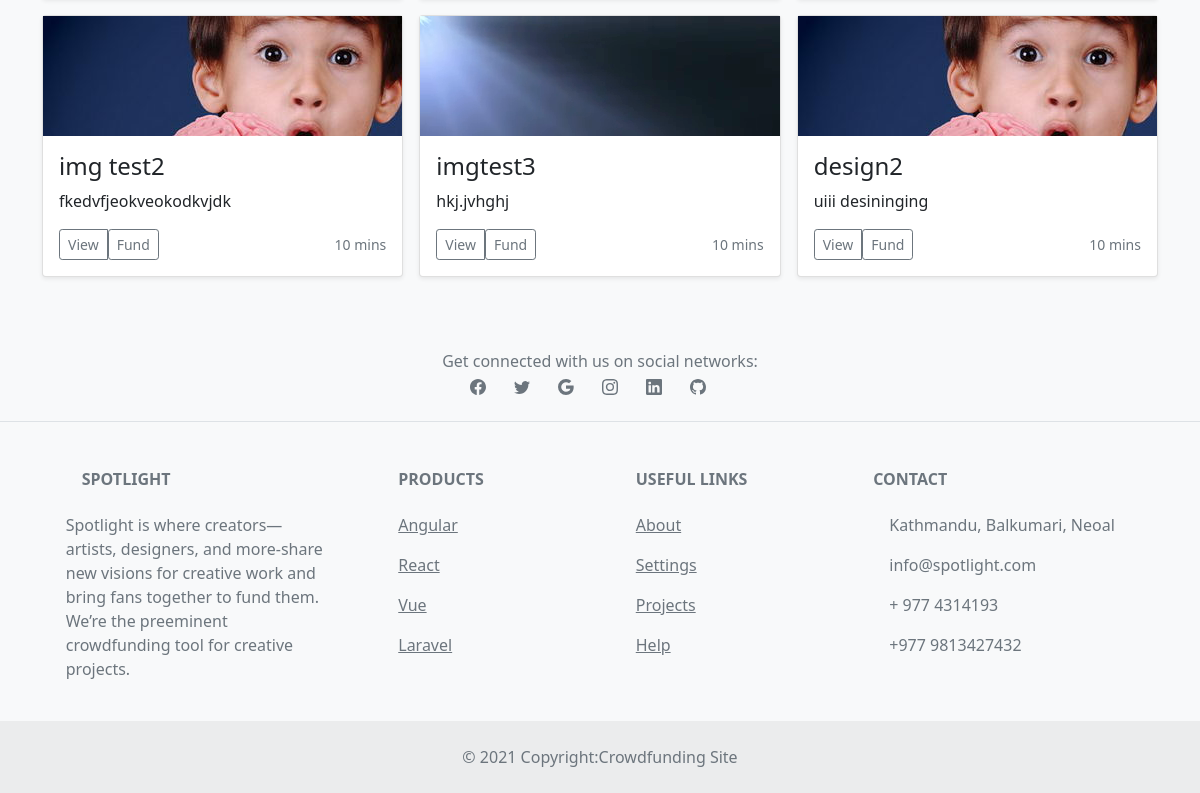
The page /creator/display/ (signed in, lower part) on the database as committed earlier.
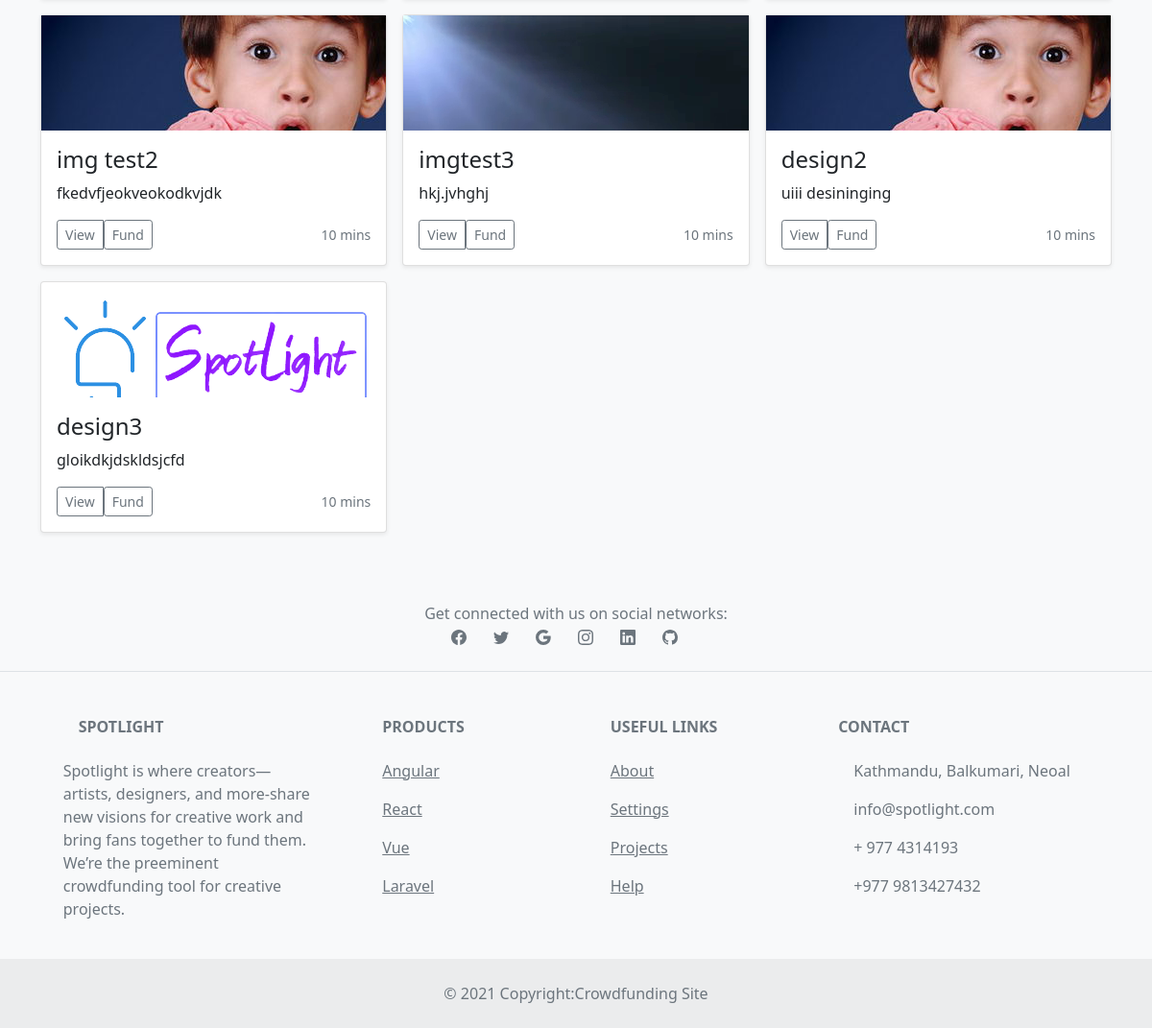
The same page on the database as committed later.
### creator/models.py (models this page shows)
class creator_Basic(models.Model):
    title = models.CharField(max_length=25)
    category = models.CharField(max_length=100)
    description=models.TextField()
    image = models.ImageField(upload_to='media/static/img')

### creator/views.py (the view)
# urls.py: path('display/', views.View_Projects, name="display"),
def View_Projects(request):
    if not request.user.is_authenticated:
        return redirect('login')
    data = creator_Basic.objects.all()
    prj = { "projects": data  }
    return render(request, "home.html", prj)

### templates/home.html (shortened to what this page needs)
{% extends 'base.html' %}
{% block content %}
        <main>
  <div class="album py-5 bg-light">
    <div class="container">
      <div class="row row-cols-1 row-cols-sm-2 row-cols-md-3 g-3">
        {% for pr in projects %}
            <div class="col">
            <div class="card shadow-sm">
              <div class="overflow-hidden " style="height: 120px;">
                {% if pr.image %}
                  <img src="{{pr.image}}">
                {% endif %}
                {% if not pr.image %}
                  <img src="static/img/skull.jpg">
                {% endif %}
              </div>
              <div class="card-body">
              <h4>{{pr.title}}</h4>
                <p class="card-text">{{pr.description}}</p>
                <div class="d-flex justify-content-between align-items-center">
                  <div class="btn-group">
                    <a href="/project/{{pr.id}}" class="btn btn-sm btn-outline-secondary">View</a>
                    <a href="/investor/investor"><button type="button" class="btn btn-sm btn-outline-secondary">Fund</button></a>
                  </div>
                  <small class="text-muted">10 mins</small>
                </div>
              </div>
            </div>
          </div>
        {% endfor %}
      </div>
    </div>
  </div>
</main>
<footer class="text-center text-lg-start bg-light text-muted">
  <section
    class="d-flex justify-content-center justify-content-lg-between p-4 border-bottom"
  >
    <div class="me-5 text-center col-12 d-none d-lg-block">
      <span>Get connected with us on social networks:</span>
          <div>
      <a href="" class="me-4 text-reset" style="text-decoration: none;">
      </a>
      <a href="" class="me-4 text-reset" style="text-decoration: none;">
      </a>
      <a href="" class="me-4 text-reset" style="text-decoration: none;">
      </a>
      <a href="" class="me-4 text-reset" style="text-decoration: none;">
      </a>
      <a href="" class="me-4 text-reset" style="text-decoration: none;">
      </a>
      <a href="" class="me-4 text-reset" style="text-decoration: none;">
      </a>
    </div>
    </div>
  </section>
  <section class="">
    <div class="container text-center text-md-start mt-5">
      <div class="row mt-3">
        <div class="col-md-3 col-lg-4 col-xl-3 mx-auto mb-4">
          <h6 class="text-uppercase fw-bold mb-4">
            SpotLight
          </h6>
          <p>
            Spotlight is where creators—artists, designers, and more-share new visions for creative work and
            bring fans together to fund them.
            We’re the preeminent crowdfunding tool for creative projects.
          </p>
        </div>
        <div class="col-md-2 col-lg-2 col-xl-2 mx-auto mb-4">
          <h6 class="text-uppercase fw-bold mb-4">
            Products
          </h6>
          <p>
            <a href="#!" class="text-reset">Angular</a>
          </p>
          <p>
            <a href="#!" class="text-reset">React</a>
          </p>
          <p>
            <a href="#!" class="text-reset">Vue</a>
          </p>
          <p>
            <a href="#!" class="text-reset">Laravel</a>
          </p>
        </div>
        <div class="col-md-3 col-lg-2 col-xl-2 mx-auto mb-4">
          <h6 class="text-uppercase fw-bold mb-4">
            Useful links
          </h6>
          <p>
            <a href="#!" class="text-reset">About</a>
          </p>
          <p>
            <a href="#!" class="text-reset">Settings</a>
          </p>
          <p>
            <a href="#!" class="text-reset">Projects</a>
          </p>
          <p>
            <a href="#!" class="text-reset">Help</a>
          </p>
        </div>
        <div class="col-md-4 col-lg-3 col-xl-3 mx-auto mb-md-0 mb-4">
          <h6 class="text-uppercase fw-bold mb-4">
            Contact
          </h6>
          <p> Kathmandu, Balkumari, Neoal</p>
          <p>
            info@spotlight.com
          </p>
          <p> + 977 4314193</p>
          <p> +977 9813427432 </p>
        </div>
      </div>
    </div>
  </section>
  <div class="text-center p-4" style="background-color: rgba(0, 0, 0, 0.05);">
    © 2021 Copyright:Crowdfunding Site
  </div>
</footer>
{% endblock %}

### templates/base.html (shortened to what this page needs)
{% load static %}
<!DOCTYPE html>
<html lang="en">
<head>
    <link rel="stylesheet" href="{% static 'css/bootstrap.css'%}">
    <link href="https://cdn.jsdelivr.net/npm/bootstrap@5.1.1/dist/css/bootstrap.min.css" rel="stylesheet">
</head>
<body>
    {% block content %}
    {% endblock %}
</body>
</html>

Rows that differ between the two databases and show on the page:
added creator_Basic: image (picture), title "design3", description "gloikdkjdskldsjcfd"
